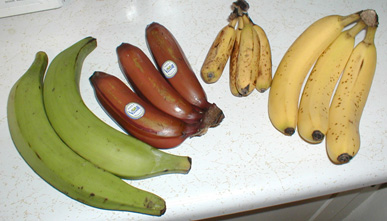
#> input picture Bananavarieties.jpg, 387 x 221 px
$ python 02-mean-filter.py --image ../Bananavarieties.jpg
#> lines starting #> are read from the running program, lines starting #| are printed output that depends on the picture
import argparse
import cv2
import matplotlib.pyplot as plt


def run(image="", filter_size=3):
#> called with image = '../Bananavarieties.jpg', filter_size = 3
    img = cv2.imread(image)
#> img is the input picture: shape (221, 387, 3); mean B, G, R 142.9, 172.6, 180.3

    img = cv2.cvtColor(img, cv2.COLOR_BGR2RGB)
    result = cv2.blur(img, (filter_size, filter_size))
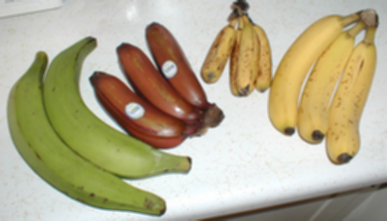
#> result: shape (221, 387, 3); mean R, G, B 180.3, 172.6, 142.9

    _, axs = plt.subplots(ncols=2)
    axs[0].set_title("Original Image", fontsize=20)
    axs[0].set_axis_off()
    axs[0].imshow(img)
    axs[1].set_title("Result", fontsize=20)
    axs[1].set_axis_off()
    axs[1].imshow(result)
    plt.show()
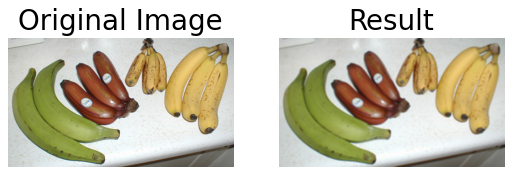
#> figure drawn by matplotlib, 2 panels


def parse_opt():
    parser = argparse.ArgumentParser()
    parser.add_argument("-i", "--image", type=str, help="path to image")
    parser.add_argument("-f", "--filter_size", type=int, default=3, help="filter size")
    opt = parser.parse_args()
    print(vars(opt))
    return opt


def main(opt):
    try:
        run(**vars(opt))
    except Exception as e:
        print(f"Error: {e}")


if __name__ == "__main__":
    opt = parse_opt()
    main(opt)
